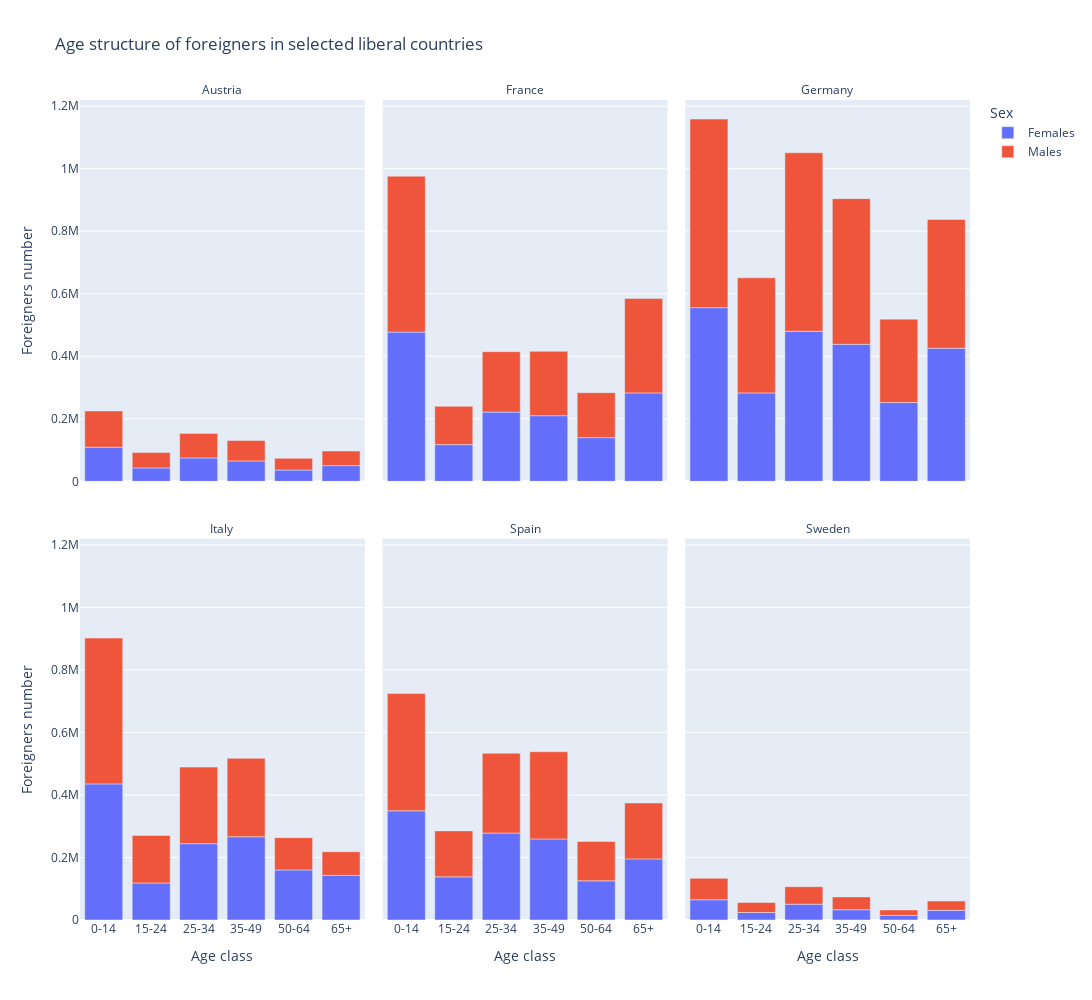
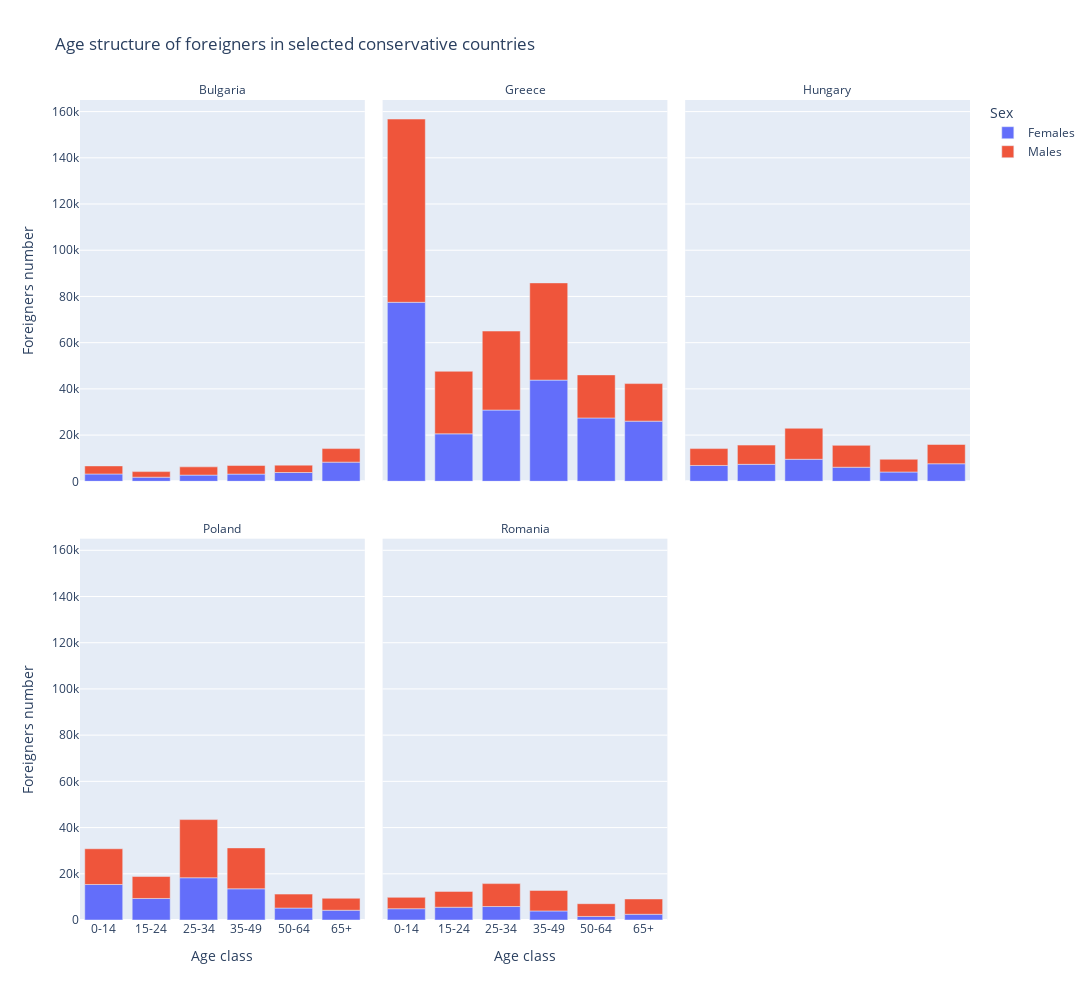

These figures' notebook cell, in order:
### Code cell
age_merge = {
    'Less than 15 years': '0-14',
    'From 15 to 19 years': '15-24',
    'From 20 to 24 years': '15-24',
    'From 25 to 29 years': '25-34',
    'From 30 to 34 years': '25-34',
    'From 35 to 39 years': '35-49',
    'From 40 to 44 years': '35-49',
    'From 45 to 49 years': '35-49',
    'From 50 to 54 years': '50-64',
    'From 55 to 59 years': '50-64',
    'From 60 to 64 years': '50-64',
    '65 years or over': '65+'
}
new_age_order = ['0-14', '15-24', '25-34', '35-49', '50-64', '65+']

temp_df = only_foreigners.copy()
temp_df['Age class'] = temp_df['Age class'].map(age_merge)

plot_age_structure(temp_df[(temp_df['geo'].isin(liberal))
                            & (temp_df['Sex'] != 'Total')
                            & (temp_df['TIME_PERIOD'] >= 2014)],
                   'Age structure of foreigners in selected liberal countries',
                   new_age_order)


plot_age_structure(temp_df[(temp_df['geo'].isin(conservs)) &
                            (temp_df['Sex'] != 'Total') &
                            (only_foreigners['TIME_PERIOD'] >= 2014)],
                   'Age structure of foreigners in selected conservative countries',
                   new_age_order)

### Figure 1 — Plotly figure (JSON) as saved in the notebook; plotly's stock layout.template omitted (floating-point values rounded to 4 significant figures)
{"data": [{"hovertemplate": "Sex=Females<br>geo=Austria<br>Age class=%{x}<br>Foreigners number=%{y}<extra></extra>", "legendgroup": "Females", "marker": {"color": "#636efa", "pattern": {"shape": ""}}, "name": "Females", "orientation": "v", "showlegend": true, "textposition": "auto", "type": "bar", "x": ["0-14", "15-24", "25-34", "35-49", "50-64", "65+"], "xaxis": "x4", "y": [108900.0, 42870.0, 74740.0, 65160.0, 35970.0, 50090.0], "yaxis": "y4"}, {"hovertemplate": "Sex=Females<br>geo=France<br>Age class=%{x}<br>Foreigners number=%{y}<extra></extra>", "legendgroup": "Females", "marker": {"color": "#636efa", "pattern": {"shape": ""}}, "name": "Females", "orientation": "v", "showlegend": false, "textposition": "auto", "type": "bar", "x": ["0-14", "15-24", "25-34", "35-49", "50-64", "65+"], "xaxis": "x5", "y": [477300.0, 117300.0, 221300.0, 210000.0, 139600.0, 282700.0], "yaxis": "y5"}, {"hovertemplate": "Sex=Females<br>geo=Germany<br>Age class=%{x}<br>Foreigners number=%{y}<extra></extra>", "legendgroup": "Females", "marker": {"color": "#636efa", "pattern": {"shape": ""}}, "name": "Females", "orientation": "v", "showlegend": false, "textposition": "auto", "type": "bar", "x": ["0-14", "15-24", "25-34", "35-49", "50-64", "65+"], "xaxis": "x6", "y": [555400.0, 282700.0, 480000.0, 438200.0, 251900.0, 425700.0], "yaxis": "y6"}, {"hovertemplate": "Sex=Females<br>geo=Italy<br>Age class=%{x}<br>Foreigners number=%{y}<extra></extra>", "legendgroup": "Females", "marker": {"color": "#636efa", "pattern": {"shape": ""}}, "name": "Females", "orientation": "v", "showlegend": false, "textposition": "auto", "type": "bar", "x": ["0-14", "15-24", "25-34", "35-49", "50-64", "65+"], "xaxis": "x", "y": [435400.0, 118300.0, 244200.0, 266400.0, 160100.0, 142700.0], "yaxis": "y"}, {"hovertemplate": "Sex=Females<br>geo=Spain<br>Age class=%{x}<br>Foreigners number=%{y}<extra></extra>", "legendgroup": "Females", "marker": {"color": "#636efa", "pattern": {"shape": ""}}, "name": "Females", "orientation": "v", "showlegend": false, "textposition": "auto", "type": "bar", "x": ["0-14", "15-24", "25-34", "35-49", "50-64", "65+"], "xaxis": "x2", "y": [349200.0, 138000.0, 278100.0, 259200.0, 125300.0, 195500.0], "yaxis": "y2"}, {"hovertemplate": "Sex=Females<br>geo=Sweden<br>Age class=%{x}<br>Foreigners number=%{y}<extra></extra>", "legendgroup": "Females", "marker": {"color": "#636efa", "pattern": {"shape": ""}}, "name": "Females", "orientation": "v", "showlegend": false, "textposition": "auto", "type": "bar", "x": ["0-14", "15-24", "25-34", "35-49", "50-64", "65+"], "xaxis": "x3", "y": [64670.0, 23980.0, 50560.0, 32840.0, 14540.0, 30840.0], "yaxis": "y3"}, {"hovertemplate": "Sex=Males<br>geo=Austria<br>Age class=%{x}<br>Foreigners number=%{y}<extra></extra>", "legendgroup": "Males", "marker": {"color": "#EF553B", "pattern": {"shape": ""}}, "name": "Males", "orientation": "v", "showlegend": true, "textposition": "auto", "type": "bar", "x": ["0-14", "15-24", "25-34", "35-49", "50-64", "65+"], "xaxis": "x4", "y": [116100.0, 48940.0, 78260.0, 65500.0, 37660.0, 46800.0], "yaxis": "y4"}, {"hovertemplate": "Sex=Males<br>geo=France<br>Age class=%{x}<br>Foreigners number=%{y}<extra></extra>", "legendgroup": "Males", "marker": {"color": "#EF553B", "pattern": {"shape": ""}}, "name": "Males", "orientation": "v", "showlegend": false, "textposition": "auto", "type": "bar", "x": ["0-14", "15-24", "25-34", "35-49", "50-64", "65+"], "xaxis": "x5", "y": [498700.0, 122500.0, 193400.0, 205700.0, 144000.0, 302100.0], "yaxis": "y5"}, {"hovertemplate": "Sex=Males<br>geo=Germany<br>Age class=%{x}<br>Foreigners number=%{y}<extra></extra>", "legendgroup": "Males", "marker": {"color": "#EF553B", "pattern": {"shape": ""}}, "name": "Males", "orientation": "v", "showlegend": false, "textposition": "auto", "type": "bar", "x": ["0-14", "15-24", "25-34", "35-49", "50-64", "65+"], "xaxis": "x6", "y": [603300.0, 368100.0, 571000.0, 466000.0, 266800.0, 411700.0], "yaxis": "y6"}, {"hovertemplate": "Sex=Males<br>geo=Italy<br>Age class=%{x}<br>Foreigners number=%{y}<extra></extra>", "legendgroup": "Males", "marker": {"color": "#EF553B", "pattern": {"shape": ""}}, "name": "Males", "orientation": "v", "showlegend": false, "textposition": "auto", "type": "bar", "x": ["0-14", "15-24", "25-34", "35-49", "50-64", "65+"], "xaxis": "x", "y": [466500.0, 152200.0, 244900.0, 250700.0, 103300.0, 75730.0], "yaxis": "y"}, {"hovertemplate": "Sex=Males<br>geo=Spain<br>Age class=%{x}<br>Foreigners number=%{y}<extra></extra>", "legendgroup": "Males", "marker": {"color": "#EF553B", "pattern": {"shape": ""}}, "name": "Males", "orientation": "v", "showlegend": false, "textposition": "auto", "type": "bar", "x": ["0-14", "15-24", "25-34", "35-49", "50-64", "65+"], "xaxis": "x2", "y": [375100.0, 147000.0, 255300.0, 279100.0, 125800.0, 178700.0], "yaxis": "y2"}, {"hovertemplate": "Sex=Males<br>geo=Sweden<br>Age class=%{x}<br>Foreigners number=%{y}<extra></extra>", "legendgroup": "Males", "marker": {"color": "#EF553B", "pattern": {"shape": ""}}, "name": "Males", "orientation": "v", "showlegend": false, "textposition": "auto", "type": "bar", "x": ["0-14", "15-24", "25-34", "35-49", "50-64", "65+"], "xaxis": "x3", "y": [68640.0, 32160.0, 56000.0, 41090.0, 17700.0, 29760.0], "yaxis": "y3"}], "layout": {"annotations": [{"font": {}, "showarrow": false, "text": "Italy", "x": 0.16, "xanchor": "center", "xref": "paper", "y": 0.465, "yanchor": "bottom", "yref": "paper"}, {"font": {}, "showarrow": false, "text": "Spain", "x": 0.5, "xanchor": "center", "xref": "paper", "y": 0.465, "yanchor": "bottom", "yref": "paper"}, {"font": {}, "showarrow": false, "text": "Sweden", "x": 0.84, "xanchor": "center", "xref": "paper", "y": 0.465, "yanchor": "bottom", "yref": "paper"}, {"font": {}, "showarrow": false, "text": "Austria", "x": 0.16, "xanchor": "center", "xref": "paper", "y": 1.0, "yanchor": "bottom", "yref": "paper"}, {"font": {}, "showarrow": false, "text": "France", "x": 0.5, "xanchor": "center", "xref": "paper", "y": 1.0, "yanchor": "bottom", "yref": "paper"}, {"font": {}, "showarrow": false, "text": "Germany", "x": 0.84, "xanchor": "center", "xref": "paper", "y": 1.0, "yanchor": "bottom", "yref": "paper"}], "barmode": "relative", "height": 1000, "legend": {"title": {"text": "Sex"}, "tracegroupgap": 0}, "showlegend": true, "title": {"text": "Age structure of foreigners in selected liberal countries"}, "width": 1200, "xaxis": {"anchor": "y", "categoryarray": ["0-14", "15-24", "25-34", "35-49", "50-64", "65+"], "categoryorder": "array", "domain": [0, 0.32], "title": {"text": "Age class"}}, "xaxis2": {"anchor": "y2", "categoryarray": ["0-14", "15-24", "25-34", "35-49", "50-64", "65+"], "categoryorder": "array", "domain": [0.34, 0.66], "matches": "x", "title": {"text": "Age class"}}, "xaxis3": {"anchor": "y3", "categoryarray": ["0-14", "15-24", "25-34", "35-49", "50-64", "65+"], "categoryorder": "array", "domain": [0.68, 1.0], "matches": "x", "title": {"text": "Age class"}}, "xaxis4": {"anchor": "y4", "domain": [0, 0.32], "matches": "x", "showticklabels": false}, "xaxis5": {"anchor": "y5", "domain": [0.34, 0.66], "matches": "x", "showticklabels": false}, "xaxis6": {"anchor": "y6", "domain": [0.68, 1.0], "matches": "x", "showticklabels": false}, "yaxis": {"anchor": "x", "domain": [0, 0.465], "title": {"text": "Foreigners number"}}, "yaxis2": {"anchor": "x2", "domain": [0, 0.465], "matches": "y", "showticklabels": false}, "yaxis3": {"anchor": "x3", "domain": [0, 0.465], "matches": "y", "showticklabels": false}, "yaxis4": {"anchor": "x4", "domain": [0.535, 1.0], "matches": "y", "title": {"text": "Foreigners number"}}, "yaxis5": {"anchor": "x5", "domain": [0.535, 1.0], "matches": "y", "showticklabels": false}, "yaxis6": {"anchor": "x6", "domain": [0.535, 1.0], "matches": "y", "showticklabels": false}}}

### Figure 2 — Plotly figure (JSON) as saved in the notebook; plotly's stock layout.template omitted (floating-point values rounded to 4 significant figures)
{"data": [{"hovertemplate": "Sex=Females<br>geo=Bulgaria<br>Age class=%{x}<br>Foreigners number=%{y}<extra></extra>", "legendgroup": "Females", "marker": {"color": "#636efa", "pattern": {"shape": ""}}, "name": "Females", "orientation": "v", "showlegend": true, "textposition": "auto", "type": "bar", "x": ["0-14", "15-24", "25-34", "35-49", "50-64", "65+"], "xaxis": "x4", "y": [3165.0, 1773.0, 2678.0, 3116.0, 3805.0, 8292.0], "yaxis": "y4"}, {"hovertemplate": "Sex=Females<br>geo=Greece<br>Age class=%{x}<br>Foreigners number=%{y}<extra></extra>", "legendgroup": "Females", "marker": {"color": "#636efa", "pattern": {"shape": ""}}, "name": "Females", "orientation": "v", "showlegend": false, "textposition": "auto", "type": "bar", "x": ["0-14", "15-24", "25-34", "35-49", "50-64", "65+"], "xaxis": "x5", "y": [77460.0, 20540.0, 30830.0, 43790.0, 27410.0, 26030.0], "yaxis": "y5"}, {"hovertemplate": "Sex=Females<br>geo=Hungary<br>Age class=%{x}<br>Foreigners number=%{y}<extra></extra>", "legendgroup": "Females", "marker": {"color": "#636efa", "pattern": {"shape": ""}}, "name": "Females", "orientation": "v", "showlegend": false, "textposition": "auto", "type": "bar", "x": ["0-14", "15-24", "25-34", "35-49", "50-64", "65+"], "xaxis": "x6", "y": [6856.0, 7344.0, 9532.0, 6089.0, 4026.0, 7593.0], "yaxis": "y6"}, {"hovertemplate": "Sex=Females<br>geo=Poland<br>Age class=%{x}<br>Foreigners number=%{y}<extra></extra>", "legendgroup": "Females", "marker": {"color": "#636efa", "pattern": {"shape": ""}}, "name": "Females", "orientation": "v", "showlegend": false, "textposition": "auto", "type": "bar", "x": ["0-14", "15-24", "25-34", "35-49", "50-64", "65+"], "xaxis": "x", "y": [15370.0, 9316.0, 18290.0, 13500.0, 5161.0, 4226.0], "yaxis": "y"}, {"hovertemplate": "Sex=Females<br>geo=Romania<br>Age class=%{x}<br>Foreigners number=%{y}<extra></extra>", "legendgroup": "Females", "marker": {"color": "#636efa", "pattern": {"shape": ""}}, "name": "Females", "orientation": "v", "showlegend": false, "textposition": "auto", "type": "bar", "x": ["0-14", "15-24", "25-34", "35-49", "50-64", "65+"], "xaxis": "x2", "y": [4885.0, 5530.0, 5831.0, 3911.0, 1534.0, 2481.0], "yaxis": "y2"}, {"hovertemplate": "Sex=Males<br>geo=Bulgaria<br>Age class=%{x}<br>Foreigners number=%{y}<extra></extra>", "legendgroup": "Males", "marker": {"color": "#EF553B", "pattern": {"shape": ""}}, "name": "Males", "orientation": "v", "showlegend": true, "textposition": "auto", "type": "bar", "x": ["0-14", "15-24", "25-34", "35-49", "50-64", "65+"], "xaxis": "x4", "y": [3493.0, 2416.0, 3572.0, 3710.0, 3189.0, 5867.0], "yaxis": "y4"}, {"hovertemplate": "Sex=Males<br>geo=Greece<br>Age class=%{x}<br>Foreigners number=%{y}<extra></extra>", "legendgroup": "Males", "marker": {"color": "#EF553B", "pattern": {"shape": ""}}, "name": "Males", "orientation": "v", "showlegend": false, "textposition": "auto", "type": "bar", "x": ["0-14", "15-24", "25-34", "35-49", "50-64", "65+"], "xaxis": "x5", "y": [79300.0, 27070.0, 34190.0, 42080.0, 18650.0, 16260.0], "yaxis": "y5"}, {"hovertemplate": "Sex=Males<br>geo=Hungary<br>Age class=%{x}<br>Foreigners number=%{y}<extra></extra>", "legendgroup": "Males", "marker": {"color": "#EF553B", "pattern": {"shape": ""}}, "name": "Males", "orientation": "v", "showlegend": false, "textposition": "auto", "type": "bar", "x": ["0-14", "15-24", "25-34", "35-49", "50-64", "65+"], "xaxis": "x6", "y": [7305.0, 8322.0, 13410.0, 9468.0, 5503.0, 8346.0], "yaxis": "y6"}, {"hovertemplate": "Sex=Males<br>geo=Poland<br>Age class=%{x}<br>Foreigners number=%{y}<extra></extra>", "legendgroup": "Males", "marker": {"color": "#EF553B", "pattern": {"shape": ""}}, "name": "Males", "orientation": "v", "showlegend": false, "textposition": "auto", "type": "bar", "x": ["0-14", "15-24", "25-34", "35-49", "50-64", "65+"], "xaxis": "x", "y": [15460.0, 9499.0, 25170.0, 17700.0, 6044.0, 5172.0], "yaxis": "y"}, {"hovertemplate": "Sex=Males<br>geo=Romania<br>Age class=%{x}<br>Foreigners number=%{y}<extra></extra>", "legendgroup": "Males", "marker": {"color": "#EF553B", "pattern": {"shape": ""}}, "name": "Males", "orientation": "v", "showlegend": false, "textposition": "auto", "type": "bar", "x": ["0-14", "15-24", "25-34", "35-49", "50-64", "65+"], "xaxis": "x2", "y": [4916.0, 6850.0, 9916.0, 8888.0, 5525.0, 6620.0], "yaxis": "y2"}], "layout": {"annotations": [{"font": {}, "showarrow": false, "text": "Poland", "x": 0.16, "xanchor": "center", "xref": "paper", "y": 0.465, "yanchor": "bottom", "yref": "paper"}, {"font": {}, "showarrow": false, "text": "Romania", "x": 0.5, "xanchor": "center", "xref": "paper", "y": 0.465, "yanchor": "bottom", "yref": "paper"}, {"font": {}, "showarrow": false, "text": "Bulgaria", "x": 0.16, "xanchor": "center", "xref": "paper", "y": 1.0, "yanchor": "bottom", "yref": "paper"}, {"font": {}, "showarrow": false, "text": "Greece", "x": 0.5, "xanchor": "center", "xref": "paper", "y": 1.0, "yanchor": "bottom", "yref": "paper"}, {"font": {}, "showarrow": false, "text": "Hungary", "x": 0.84, "xanchor": "center", "xref": "paper", "y": 1.0, "yanchor": "bottom", "yref": "paper"}], "barmode": "relative", "height": 1000, "legend": {"title": {"text": "Sex"}, "tracegroupgap": 0}, "showlegend": true, "title": {"text": "Age structure of foreigners in selected conservative countries"}, "width": 1200, "xaxis": {"anchor": "y", "categoryarray": ["0-14", "15-24", "25-34", "35-49", "50-64", "65+"], "categoryorder": "array", "domain": [0, 0.32], "title": {"text": "Age class"}}, "xaxis2": {"anchor": "y2", "categoryarray": ["0-14", "15-24", "25-34", "35-49", "50-64", "65+"], "categoryorder": "array", "domain": [0.34, 0.66], "matches": "x", "title": {"text": "Age class"}}, "xaxis3": {"anchor": "y3", "categoryarray": ["0-14", "15-24", "25-34", "35-49", "50-64", "65+"], "categoryorder": "array", "domain": [0.68, 1.0], "matches": "x", "title": {"text": "Age class"}}, "xaxis4": {"anchor": "y4", "domain": [0, 0.32], "matches": "x", "showticklabels": false}, "xaxis5": {"anchor": "y5", "domain": [0.34, 0.66], "matches": "x", "showticklabels": false}, "xaxis6": {"anchor": "y6", "domain": [0.68, 1.0], "matches": "x", "showticklabels": false}, "yaxis": {"anchor": "x", "domain": [0, 0.465], "title": {"text": "Foreigners number"}}, "yaxis2": {"anchor": "x2", "domain": [0, 0.465], "matches": "y", "showticklabels": false}, "yaxis3": {"anchor": "x3", "domain": [0, 0.465], "matches": "y", "showticklabels": false}, "yaxis4": {"anchor": "x4", "domain": [0.535, 1.0], "matches": "y", "title": {"text": "Foreigners number"}}, "yaxis5": {"anchor": "x5", "domain": [0.535, 1.0], "matches": "y", "showticklabels": false}, "yaxis6": {"anchor": "x6", "domain": [0.535, 1.0], "matches": "y", "showticklabels": false}}}
